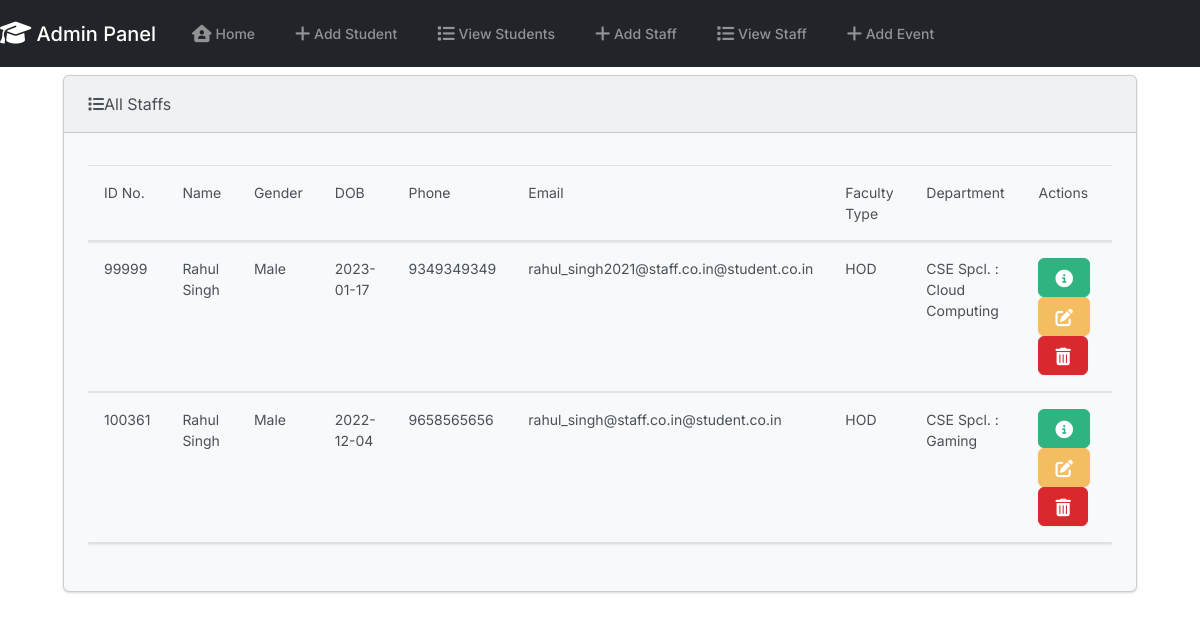
The app's page /staff_view with its own data.
### main_app/models.py (models this page shows, shortened)
class staff_registration(models.Model):
    staff_number= models.PositiveIntegerField()
    first_name = models.CharField(max_length=100)
    last_name = models.CharField(max_length=100)
    gender= models.CharField(max_length=100,null=True,blank=True)
    date_of_birth = models.CharField(max_length=1000, null=True)
    phone = models.CharField(max_length=100)
    email = models.EmailField(max_length=100)
    password = models.CharField(max_length=100)
    faculty_type= models.CharField(max_length=100)
    department = models.CharField(max_length=100,null=True,blank=True)
    image = models.ImageField(upload_to='images/',null=True,blank=True)
    date = models.DateField()

### main_app/views.py (the view)
# urls.py: path('staff_view', views.staff_view,name='staff_view'),
def staff_view(request):
    return render(request, 'view_staff.html',{
        "staffs" : staff_registration.objects.all()
    })

### templates/view_staff.html (shortened to what this page needs)
{% extends 'base.html' %}
{% block body %}
<body class="d-flex flex-column min-vh-100">
    <div class="container-fluid">
        <div class="col-12">
            {% if staffs %}
            <div class="card bg-light me-4 mb-4 ms-4" >
                <div class="card-header">
                    <i class="fa-solid fa-list"></i>All Staffs</div>
                <div class="card-body">
                  <p class="card-text">
                    <div class="table-responsive">
                        <table class="table table-hover">
                        <thread>
                            <tr class="table">
                                <td>ID No.</td>
                                <td>Name</td>
                                <td>Gender</td>
                                <td>DOB</td>
                                <td>Phone</td>
                                <td>Email</td>
                                <td>Faculty Type</td>
                                <td>Department</td>
                                <td>Actions</td>
                            </tr>
                        </thread>
                        <tbody>{% for staff in staffs %}
                            <tbody>
                                <tr>
                                    <td>{{staff.staff_number}}</td>
                                    <td>{{staff.first_name}} {{staff.last_name}}</td>
                                    <td>{{staff.gender}}</td>
                                    <td>{{staff.date_of_birth}}</td>
                                    <td>{{staff.phone}}</td>
                                    <td>{{staff.email}}@student.co.in</td>
                                    <td>{{staff.faculty_type}}</td>
                                    <td>{{staff.department}}</td>
                                    <td>
                                        <button type="button" class="btn btn-success me-1" href="{% url 'view_student' staff.id %}" data-bs-toggle="modal" data-bs-target="#myModal{{staff.id}}">
                                          </button>
                                            <a class="btn btn-warning me-1" href="{% url 'staff_edit' staff.id %}">
                                            </a>
                                            <button type="button" class="btn btn-danger" data-bs-toggle="modal" data-bs-target="#staff_delete{{staff.id}}">
                                              </button>
                                    </td>
                                </tr>
                            {% endfor %}
                        </tbody>
                    </table>
                    </div>
                  </p>
                </div>
            </div>
            {% else %}
            <h3 class="alert alert-primary ms-4 me4"> No Student In Database</h5>
            {% endif %}
        </div>
    </div>
</body>
{% endblock body %}

### records on screen
staff_registration: staff_number "99999", first_name "Rahul", last_name "Singh", gender "Male", date_of_birth "2023-01-17", phone "9349349349", email "rahul_singh2021@staff.co.in", faculty_type "HOD", department "CSE Spcl. : Cloud Computing"
staff_registration: staff_number "100361", first_name "Rahul", last_name "Singh", gender "Male", date_of_birth "2022-12-04", phone "9658565656", email "rahul_singh@staff.co.in", faculty_type "HOD", department "CSE Spcl. : Gaming"
